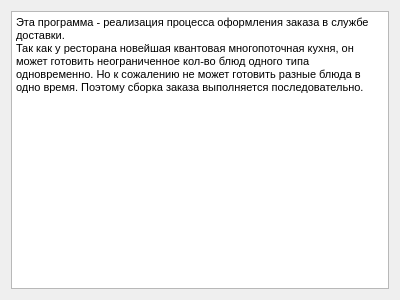
<?xml version="1.0" encoding="UTF-8"?>
<ui version="4.0">
 <class>About</class>
 <widget class="QWidget" name="About">
  <property name="geometry">
   <rect>
    <x>0</x>
    <y>0</y>
    <width>400</width>
    <height>300</height>
   </rect>
  </property>
  <property name="windowTitle">
   <string>О программе</string>
  </property>
  <layout class="QVBoxLayout" name="verticalLayout">
   <item>
    <widget class="QTextBrowser" name="textBrowser">
     <property name="html">
      <string>&lt;!DOCTYPE HTML PUBLIC &quot;-//W3C//DTD HTML 4.0//EN&quot; &quot;http://www.w3.org/TR/REC-html40/strict.dtd&quot;&gt;
&lt;html&gt;&lt;head&gt;&lt;meta name=&quot;qrichtext&quot; content=&quot;1&quot; /&gt;&lt;style type=&quot;text/css&quot;&gt;
p, li { white-space: pre-wrap; }
&lt;/style&gt;&lt;/head&gt;&lt;body style=&quot; font-family:'MS Shell Dlg 2'; font-size:8.25pt; font-weight:400; font-style:normal;&quot;&gt;
&lt;p style=&quot; margin-top:0px; margin-bottom:0px; margin-left:0px; margin-right:0px; -qt-block-indent:0; text-indent:0px;&quot;&gt;Эта программа - реализация процесса оформления заказа в службе доставки.&lt;/p&gt;
&lt;p style=&quot; margin-top:0px; margin-bottom:0px; margin-left:0px; margin-right:0px; -qt-block-indent:0; text-indent:0px;&quot;&gt;Так как у ресторана новейшая квантовая многопоточная кухня, он может готовить неограниченное кол-во блюд одного типа одновременно. Но к сожалению не может готовить разные блюда в одно время. Поэтому сборка заказа выполняется последовательно.&lt;/p&gt;&lt;/body&gt;&lt;/html&gt;</string>
     </property>
    </widget>
   </item>
  </layout>
 </widget>
 <resources/>
 <connections/>
</ui>
